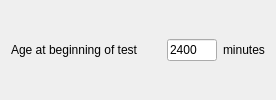
                   <widget class="QWidget" name="widget_ageAtBeginningOfTest" native="true">
                    <property name="sizePolicy">
                     <sizepolicy hsizetype="Fixed" vsizetype="Fixed">
                      <horstretch>0</horstretch>
                      <verstretch>0</verstretch>
                     </sizepolicy>
                    </property>
                    <property name="minimumSize">
                     <size>
                      <width>0</width>
                      <height>0</height>
                     </size>
                    </property>
                    <layout class="QHBoxLayout" name="horizontalLayout_22">
                     <property name="topMargin">
                      <number>0</number>
                     </property>
                     <property name="bottomMargin">
                      <number>0</number>
                     </property>
                     <item>
                      <widget class="QLabel" name="label_ageAtBeginningOfTest">
                       <property name="sizePolicy">
                        <sizepolicy hsizetype="Fixed" vsizetype="MinimumExpanding">
                         <horstretch>0</horstretch>
                         <verstretch>0</verstretch>
                        </sizepolicy>
                       </property>
                       <property name="minimumSize">
                        <size>
                         <width>150</width>
                         <height>0</height>
                        </size>
                       </property>
                       <property name="text">
                        <string>Age at beginning of test</string>
                       </property>
                       <property name="alignment">
                        <set>Qt::AlignJustify|Qt::AlignVCenter</set>
                       </property>
                      </widget>
                     </item>
                     <item alignment="Qt::AlignLeft">
                      <widget class="QLineEdit" name="lineEdit_ageAtBeginningOfTest">
                       <property name="enabled">
                        <bool>true</bool>
                       </property>
                       <property name="sizePolicy">
                        <sizepolicy hsizetype="Fixed" vsizetype="Fixed">
                         <horstretch>0</horstretch>
                         <verstretch>0</verstretch>
                        </sizepolicy>
                       </property>
                       <property name="minimumSize">
                        <size>
                         <width>30</width>
                         <height>0</height>
                        </size>
                       </property>
                       <property name="maximumSize">
                        <size>
                         <width>50</width>
                         <height>16777215</height>
                        </size>
                       </property>
                       <property name="toolTip">
                        <string>&lt;html&gt;&lt;head/&gt;&lt;body&gt;&lt;p&gt;This factor will multiple the values contained in the files being read. If the files are already in terms of equivalent gravity (g), then a value equal to 1 should be inserted&lt;/p&gt;&lt;/body&gt;&lt;/html&gt;</string>
                       </property>
                       <property name="text">
                        <string>2400</string>
                       </property>
                       <property name="maxLength">
                        <number>8</number>
                       </property>
                      </widget>
                     </item>
                     <item alignment="Qt::AlignLeft">
                      <widget class="QLabel" name="label_ageAtBeginningOfTestUnits">
                       <property name="sizePolicy">
                        <sizepolicy hsizetype="Preferred" vsizetype="Fixed">
                         <horstretch>0</horstretch>
                         <verstretch>0</verstretch>
                        </sizepolicy>
                       </property>
                       <property name="minimumSize">
                        <size>
                         <width>20</width>
                         <height>0</height>
                        </size>
                       </property>
                       <property name="text">
                        <string>minutes</string>
                       </property>
                      </widget>
                     </item>
                    </layout>
                   </widget>
